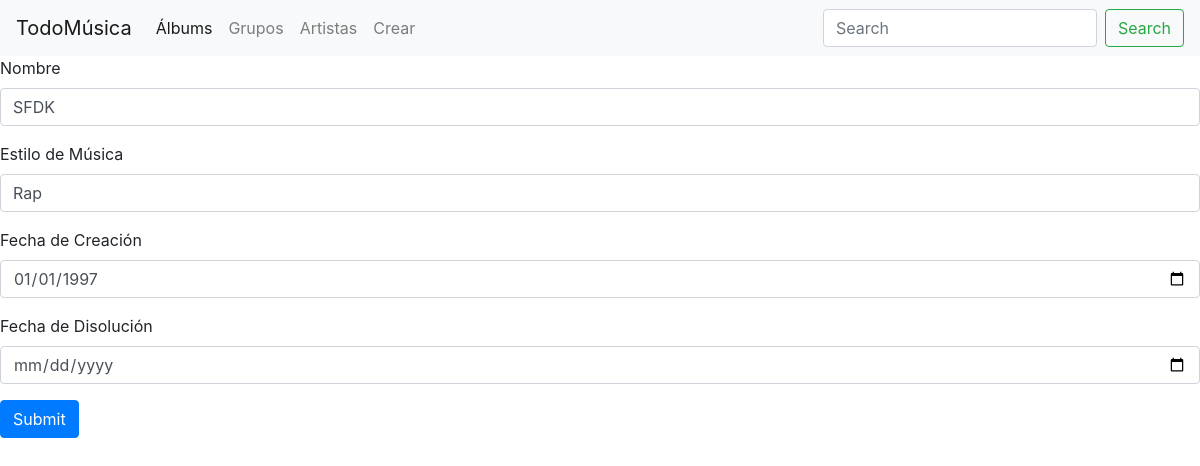
/editarGrupo/1/, run on an earlier commit of the app's database.
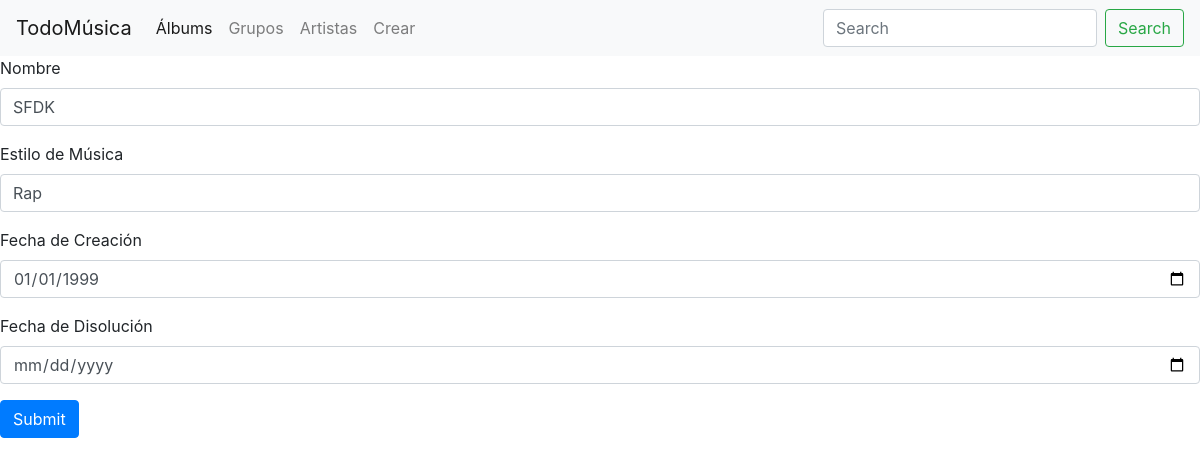
And on a later commit of the database.
### miAplicacion/models.py (models this page shows)
class Grupo_Musical(models.Model):
    nombreGrupo = models.CharField(max_length=50, blank=False)
    estiloMusica = models.CharField(max_length=50)
    fecha_creacion = models.DateField(blank=False)
    fecha_disolucion = models.DateField(null=True, blank=True)

### miAplicacion/views.py (the view, shortened to what this page needs)
# urls.py: path('editarGrupo/<int:id>/',editarGrupoView,name='editarGrupo'),
def editarGrupoView(request,id):
    if request.method == 'GET':
        allGrupos = Grupo_Musical.objects.get(id = id)
        return render(request,'editarGrupo.html',{'allGrupos':allGrupos})

### templates/editarGrupo.html (shortened to what this page needs)
{% include "header.html" %}
<!DOCTYPE html>
<html lang="en">
<head>
</head>
<body>
    <form action="/editarGrupo/{{ allGrupos.id }}/" method="post">
  <div class="form-group">
    <label for="exampleInputEmail1">Nombre</label>
    <input type="text" name="nombre" class="form-control" id="nombreGrupo" value = "{{ allGrupos.nombreGrupo }}">
  </div>
 <div class="form-group">
    <label for="exampleInputEmail1">Estilo de Música</label>
    <input type="text" name="estilo" class="form-control" id="estilo" value= "{{ allGrupos.estiloMusica }}">
  </div>
  <div class="form-group">
    <label for="exampleInputEmail1">Fecha de Creación</label>
    <input type="date" name="fechaCreacion" class="form-control" id="fechaCreacion" value="{{ allGrupos.fecha_creacion|date:'Y-m-d' }}">
  </div>
   <div class="form-group">
    <label for="exampleInputEmail1">Fecha de Disolución</label>
    <input type="date" name="FechaDisolucion" class="form-control" id="fechaDisolucion" value= "{{ allGrupos.fecha_disolucion|date:'Y-m-d'}}" >
  </div>
  <button type="submit" class="btn btn-primary">Submit</button>
</form>
</body>
</html>

What changed in the data, as far as the page shows it:
changed Grupo_Musical "SFDK": fechaCreacion "01/01/1997" → "01/01/1999"
